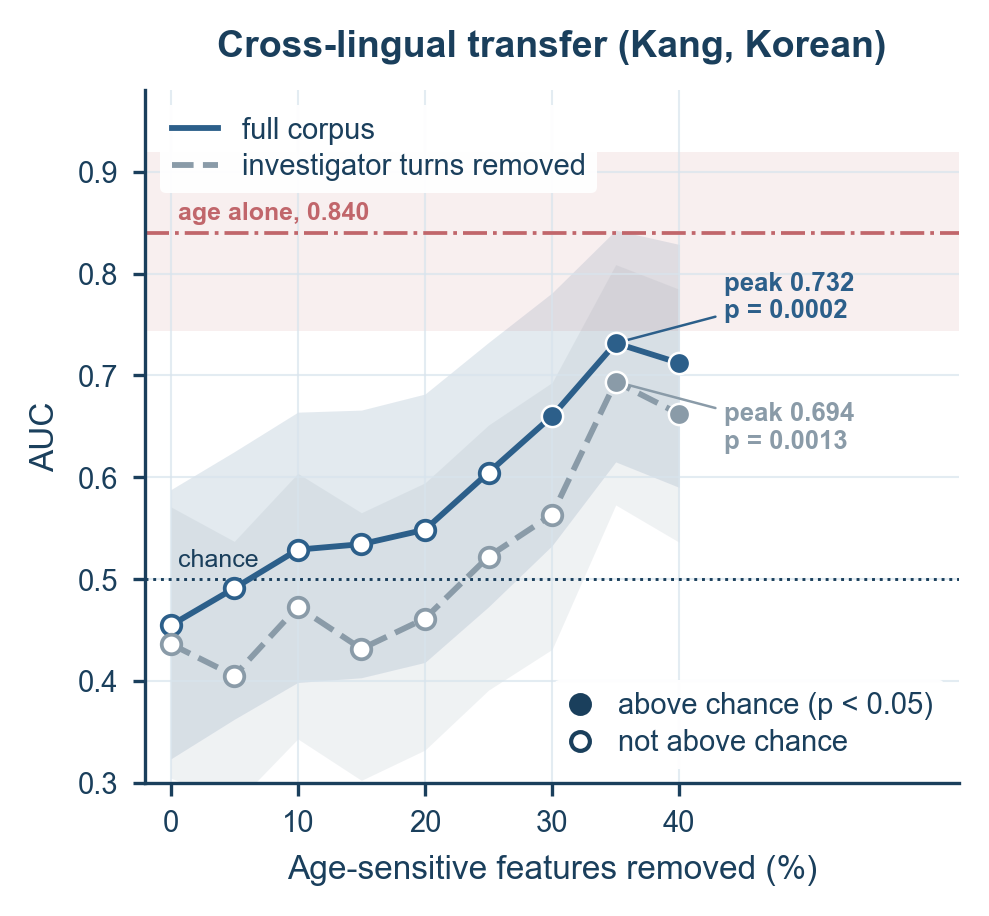

Recreate this plot in Python.
"""Figure 5 — cross-lingual transfer, against the Kang age benchmark."""
import sys
from pathlib import Path

sys.path.insert(0, str(Path(__file__).resolve().parent.parent))
sys.path.insert(0, str(Path(__file__).resolve().parent))

import matplotlib
matplotlib.use("Agg")
import matplotlib.pyplot as plt
import numpy as np
import pandas as pd

import figstyle as F
from brainturtle import config as cfg

F.apply()

RES = cfg.RESULTS / f"n{cfg.N_PERM}"
sweep = pd.read_csv(RES / "kang_threshold_sweep.csv")
ext = pd.read_csv(RES / "fig4_external.csv")
kang = pd.read_csv(RES / "kang_speaker_table.csv")
kbench = pd.read_csv(RES / "kang_age_benchmark.csv")


def bench(quantity):
    row = kbench[kbench["quantity"] == quantity]
    if not len(row):
        raise KeyError(quantity)
    return row.iloc[0]


AGE_AUC = bench("AUC, age alone")

fig = plt.figure(figsize=(F.COL1, 3.0))
gs = fig.add_gridspec(1, 1)

ax = fig.add_subplot(gs[0, 0])
CONDITIONS = [
    ("Kang", F.C.AD, "-", "full corpus"),
    ("Kang (investigator-removed)", F.C.MUTED, "--",
     "investigator turns removed"),
]

for cohort, colour, ls, label in CONDITIONS:
    d = sweep[sweep.cohort == cohort].sort_values("drop_pct")
    x = d["drop_pct"] * 100
    ax.fill_between(x, d["ci_low"], d["ci_high"], color=colour,
                    alpha=0.13, lw=0)
    ax.plot(x, d["auc"], color=colour, lw=1.4, ls=ls, zorder=3, label=label)

    above = d["above_chance"].values
    ax.scatter(x[above], d["auc"][above], s=26, color=colour,
               zorder=4, edgecolors="white", linewidths=0.6)
    ax.scatter(x[~above], d["auc"][~above], s=22, facecolor="white",
               edgecolors=colour, linewidths=0.9, zorder=4)

    peak = d.loc[d["auc"].idxmax()]
    ax.annotate(f"peak {peak.auc:.3f}\np = {peak.p:.4f}",
                xy=(peak.drop_pct * 100, peak.auc),
                xytext=(43.5, peak.auc + (0.045 if cohort == "Kang"
                                          else -0.045)),
                fontsize=6.2, color=colour, ha="left", va="center",
                fontweight="bold",
                arrowprops=dict(arrowstyle="-", lw=0.6, color=colour,
                                shrinkA=0, shrinkB=2))

ax.axhline(0.5, color=F.C.ACCENT, lw=0.7, ls=":", zorder=2)
ax.text(0.6, 0.507, "chance", fontsize=6, color=F.C.ACCENT, va="bottom")

ax.axhspan(AGE_AUC.lo, AGE_AUC.hi, color=F.C.HILITE, alpha=0.10, lw=0,
           zorder=1)
ax.axhline(AGE_AUC.value, color=F.C.HILITE, lw=0.9, ls="-.", zorder=2)
ax.text(0.6, AGE_AUC.value + 0.008,
        f"age alone, {AGE_AUC.value:.3f}", fontsize=6,
        color=F.C.HILITE, va="bottom", fontweight="bold")

ax.set_xlabel("Age-sensitive features removed (%)")
ax.set_ylabel("AUC")
ax.set_title("Cross-lingual transfer (Kang, Korean)")
ax.set_xticks([0, 10, 20, 30, 40])
ax.set_xlim(-2, 62)
ax.set_ylim(0.30, 0.98)

marker_key = [
    plt.Line2D([], [], marker="o", ls="none", color=F.C.ACCENT, ms=4.5,
               label="above chance (p < 0.05)"),
    plt.Line2D([], [], marker="o", ls="none", markerfacecolor="white",
               markeredgecolor=F.C.ACCENT, ms=4.5, label="not above chance"),
]
leg1 = ax.legend(loc="upper left", handlelength=1.6, labelspacing=0.3,
                 frameon=True, facecolor="white", edgecolor="none",
                 framealpha=0.95)
ax.add_artist(leg1)
ax.legend(handles=marker_key, loc="lower right", handlelength=1.0,
          labelspacing=0.3, frameon=True, facecolor="white",
          edgecolor="none", framealpha=0.95)

print("[figure4_external]")
F.save(fig, "figure4_external")

for _, r in ext[ext.cohort.str.startswith("Kang")].iterrows():
    print(f"    {r['cohort']:30s} n={int(r.n_speakers):3d}  "
          f"AUC {r.auc:.4f} [{r.ci_low:.3f}, {r.ci_high:.3f}]  "
          f"{r.p_formatted}")
print(f"    {'age alone (Kang)':30s} n={len(kang):3d}  "
      f"AUC {AGE_AUC.value:.4f} [{AGE_AUC.lo:.3f}, {AGE_AUC.hi:.3f}]")
for q in ("AUC difference, 0% removal (undeconfounded) vs age",
          "AUC difference, 30% removal vs age",
          "AUC difference, 35% removal vs age"):
    r = bench(q)
    print(f"    {q:60s} {r.value:+.4f} [{r.lo:+.3f}, {r.hi:+.3f}]  "
          f"p = {r.p:.4f}")
for cohort, _, _, _ in CONDITIONS:
    d = sweep[sweep.cohort == cohort]
    pk = d.loc[d["auc"].idxmax()]
    first = d[d["above_chance"]]["drop_pct"].min()
    print(f"    {cohort:30s} peak {pk.auc:.4f} at {pk.drop_pct:.0%} "
          f"(p = {pk.p:.4f}); first above chance at {first:.0%}")
